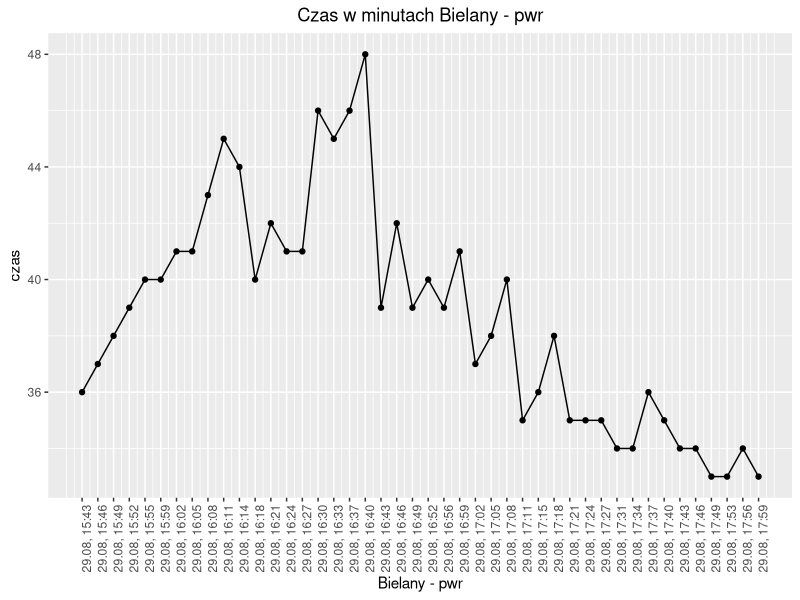

This chart was generated by the following R code:
## ---- chunk 1
library(dplyr)
library(tibble)
library(ggplot2)
## ---- chunk 2
dataframe <- read.delim("czas20.csv")

dataframe <- sapply(1:nrow(dataframe), function(i){
    dataframe[i, 1] <- gsub(",,", "", dataframe[i, 1])
  })
date <- sapply(2:length(dataframe), function(i){
  dataframe[i] |> substring(1, 12)
})
value <- sapply(2:length(dataframe), function(i){
  dataframe[i] |> substring(14, 16)
})

dataframe <- tibble::tibble(`Bielany - pwr` = date,
                            `czas` = value) |> 
  dplyr::mutate(`czas` = as.numeric(czas)) |> 
  dplyr::mutate(`czas` = czas)

dataframe
## ---- chunk 3
dataframe2 <- read.csv("czas9.csv")
dataframe2
## ---- chunk 4
df3 <- read.csv("czas18.csv")
df3
## ---- chunk 5
ggplot(data=df3, aes(x = seq(1, nrow(df3)))) + 
  geom_point(aes(y=`Bielany...pwr`)) +
  geom_line(aes(y=`Bielany...pwr`)) +
  labs(title="Czas w minutach Bielany - pwr", y="czas", x="Bielany - pwr") +
  theme(axis.text.x = element_text(angle = 90, size=rel(1)),
        axis.text.y = element_text(size=rel(1)),
        plot.title = element_text(hjust = 0.5)) +
  scale_x_continuous(breaks = seq(1,nrow(df3)),
                     labels = as.character(df3$czas))
